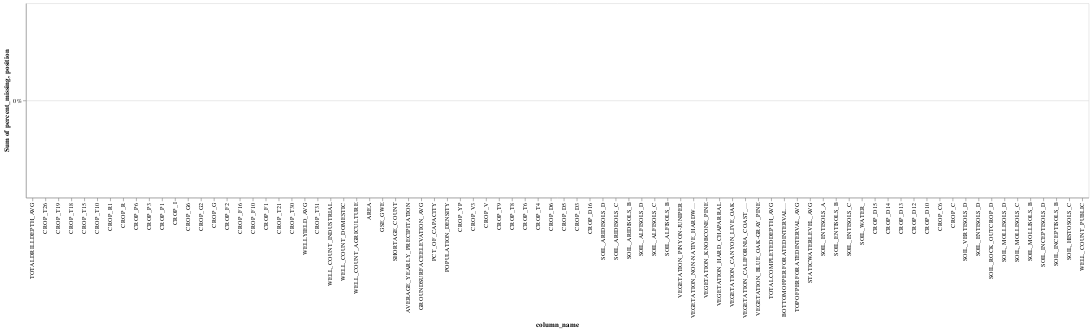

The notebook cell saved with this chart:
### Code cell
draw_missing_data_chart(X_impute_df)

### Figure 1 — Vega-Lite specification as saved in the notebook (floating-point values rounded to 4 significant figures)
{"config": {"view": {"continuousWidth": 400, "continuousHeight": 300}}, "layer": [{"mark": "bar", "encoding": {"color": {"value": "orange"}, "tooltip": [{"field": "column_name", "type": "nominal"}, {"field": "percent_missing", "type": "quantitative"}], "x": {"field": "column_name", "sort": ["TOTALDRILLDEPTH_AVG", "CROP_T26", "CROP_T19", "CROP_T18", "CROP_T15", "CROP_T10", "CROP_R1", "CROP_R", "CROP_P6", "CROP_P3", "CROP_P1", "CROP_I", "CROP_G6", "CROP_G2", "CROP_G", "CROP_F2", "CROP_F16", "CROP_F10", "CROP_F1", "CROP_T21", "CROP_T30", "WELLYIELD_AVG", "CROP_T31", "WELL_COUNT_INDUSTRIAL", "WELL_COUNT_DOMESTIC", "WELL_COUNT_AGRICULTURE", "AREA", "GSE_GWE", "SHORTAGE_COUNT", "AVERAGE_YEARLY_PRECIPITATION", "GROUNDSURFACEELEVATION_AVG", "PCT_OF_CAPACITY", "POPULATION_DENSITY", "CROP_YP", "CROP_V3", "CROP_V", "CROP_T9", "CROP_T8", "CROP_T6", "CROP_T4", "CROP_D6", "CROP_D5", "CROP_D3", "CROP_D16", "SOIL_ARIDISOLS_D", "SOIL_ARIDISOLS_C", "SOIL_ARIDISOLS_B", "SOIL_ALFISOLS_D", "SOIL_ALFISOLS_C", "SOIL_ALFISOLS_B", "VEGETATION_PINYON-JUNIPER", "VEGETATION_NON-NATIVE_HARDWOOD_FOREST", "VEGETATION_KNOBCONE_PINE", "VEGETATION_HARD_CHAPARRAL", "VEGETATION_CANYON_LIVE_OAK", "VEGETATION_CALIFORNIA_COAST_LIVE_OAK", "VEGETATION_BLUE_OAK-GRAY_PINE", "TOTALCOMPLETEDDEPTH_AVG", "BOTTOMOFPERFORATEDINTERVAL_AVG", "TOPOFPERFORATEDINTERVAL_AVG", "STATICWATERLEVEL_AVG", "SOIL_ENTISOLS_A", "SOIL_ENTISOLS_B", "SOIL_ENTISOLS_C", "SOIL_WATER_", "CROP_D15", "CROP_D14", "CROP_D13", "CROP_D12", "CROP_D10", "CROP_C6", "CROP_C", "SOIL_VERTISOLS_D", "SOIL_ENTISOLS_D", "SOIL_ROCK_OUTCROP_D", "SOIL_MOLLISOLS_D", "SOIL_MOLLISOLS_C", "SOIL_MOLLISOLS_B", "SOIL_INCEPTISOLS_D", "SOIL_INCEPTISOLS_B", "SOIL_HISTOSOLS_C", "WELL_COUNT_PUBLIC"], "type": "nominal"}, "y": {"aggregate": "sum", "axis": {"format": "%"}, "field": "percent_missing", "stack": "normalize", "type": "quantitative"}}}, {"mark": {"type": "text", "align": "center", "color": "black", "fontSize": 10}, "encoding": {"color": {"value": "orange"}, "text": {"field": "percent_missing", "format": ".0%", "type": "quantitative"}, "tooltip": [{"field": "column_name", "type": "nominal"}, {"field": "percent_missing", "type": "quantitative"}], "x": {"field": "column_name", "sort": ["TOTALDRILLDEPTH_AVG", "CROP_T26", "CROP_T19", "CROP_T18", "CROP_T15", "CROP_T10", "CROP_R1", "CROP_R", "CROP_P6", "CROP_P3", "CROP_P1", "CROP_I", "CROP_G6", "CROP_G2", "CROP_G", "CROP_F2", "CROP_F16", "CROP_F10", "CROP_F1", "CROP_T21", "CROP_T30", "WELLYIELD_AVG", "CROP_T31", "WELL_COUNT_INDUSTRIAL", "WELL_COUNT_DOMESTIC", "WELL_COUNT_AGRICULTURE", "AREA", "GSE_GWE", "SHORTAGE_COUNT", "AVERAGE_YEARLY_PRECIPITATION", "GROUNDSURFACEELEVATION_AVG", "PCT_OF_CAPACITY", "POPULATION_DENSITY", "CROP_YP", "CROP_V3", "CROP_V", "CROP_T9", "CROP_T8", "CROP_T6", "CROP_T4", "CROP_D6", "CROP_D5", "CROP_D3", "CROP_D16", "SOIL_ARIDISOLS_D", "SOIL_ARIDISOLS_C", "SOIL_ARIDISOLS_B", "SOIL_ALFISOLS_D", "SOIL_ALFISOLS_C", "SOIL_ALFISOLS_B", "VEGETATION_PINYON-JUNIPER", "VEGETATION_NON-NATIVE_HARDWOOD_FOREST", "VEGETATION_KNOBCONE_PINE", "VEGETATION_HARD_CHAPARRAL", "VEGETATION_CANYON_LIVE_OAK", "VEGETATION_CALIFORNIA_COAST_LIVE_OAK", "VEGETATION_BLUE_OAK-GRAY_PINE", "TOTALCOMPLETEDDEPTH_AVG", "BOTTOMOFPERFORATEDINTERVAL_AVG", "TOPOFPERFORATEDINTERVAL_AVG", "STATICWATERLEVEL_AVG", "SOIL_ENTISOLS_A", "SOIL_ENTISOLS_B", "SOIL_ENTISOLS_C", "SOIL_WATER_", "CROP_D15", "CROP_D14", "CROP_D13", "CROP_D12", "CROP_D10", "CROP_C6", "CROP_C", "SOIL_VERTISOLS_D", "SOIL_ENTISOLS_D", "SOIL_ROCK_OUTCROP_D", "SOIL_MOLLISOLS_D", "SOIL_MOLLISOLS_C", "SOIL_MOLLISOLS_B", "SOIL_INCEPTISOLS_D", "SOIL_INCEPTISOLS_B", "SOIL_HISTOSOLS_C", "WELL_COUNT_PUBLIC"], "type": "nominal"}, "y": {"field": "position", "type": "quantitative"}}, "transform": [{"calculate": "datum.percent_missing + 0.05 * datum.percent_missing / abs(datum.percent_missing)", "as": "position"}]}], "data": {"name": "data-c7f77559e6487429e720daa9cbb9b29d"}, "$schema": "https://vega.github.io/schema/vega-lite/v4.17.0.json", "datasets": {"data-c7f77559e6487429e720daa9cbb9b29d": [{"column_name": "TOTALDRILLDEPTH_AVG", "percent_missing": 0.0}, {"column_name": "CROP_T26", "percent_missing": 0.0}, {"column_name": "CROP_T19", "percent_missing": 0.0}, {"column_name": "CROP_T18", "percent_missing": 0.0}, {"column_name": "CROP_T15", "percent_missing": 0.0}, {"column_name": "CROP_T10", "percent_missing": 0.0}, {"column_name": "CROP_R1", "percent_missing": 0.0}, {"column_name": "CROP_R", "percent_missing": 0.0}, {"column_name": "CROP_P6", "percent_missing": 0.0}, {"column_name": "CROP_P3", "percent_missing": 0.0}, {"column_name": "CROP_P1", "percent_missing": 0.0}, {"column_name": "CROP_I", "percent_missing": 0.0}, {"column_name": "CROP_G6", "percent_missing": 0.0}, {"column_name": "CROP_G2", "percent_missing": 0.0}, {"column_name": "CROP_G", "percent_missing": 0.0}, {"column_name": "CROP_F2", "percent_missing": 0.0}, {"column_name": "CROP_F16", "percent_missing": 0.0}, {"column_name": "CROP_F10", "percent_missing": 0.0}, {"column_name": "CROP_F1", "percent_missing": 0.0}, {"column_name": "CROP_T21", "percent_missing": 0.0}, {"column_name": "CROP_T30", "percent_missing": 0.0}, {"column_name": "WELLYIELD_AVG", "percent_missing": 0.0}, {"column_name": "CROP_T31", "percent_missing": 0.0}, {"column_name": "WELL_COUNT_INDUSTRIAL", "percent_missing": 0.0}, {"column_name": "WELL_COUNT_DOMESTIC", "percent_missing": 0.0}, {"column_name": "WELL_COUNT_AGRICULTURE", "percent_missing": 0.0}, {"column_name": "AREA", "percent_missing": 0.0}, {"column_name": "GSE_GWE", "percent_missing": 0.0}, {"column_name": "SHORTAGE_COUNT", "percent_missing": 0.0}, {"column_name": "AVERAGE_YEARLY_PRECIPITATION", "percent_missing": 0.0}, {"column_name": "GROUNDSURFACEELEVATION_AVG", "percent_missing": 0.0}, {"column_name": "PCT_OF_CAPACITY", "percent_missing": 0.0}, {"column_name": "POPULATION_DENSITY", "percent_missing": 0.0}, {"column_name": "CROP_YP", "percent_missing": 0.0}, {"column_name": "CROP_V3", "percent_missing": 0.0}, {"column_name": "CROP_V", "percent_missing": 0.0}, {"column_name": "CROP_T9", "percent_missing": 0.0}, {"column_name": "CROP_T8", "percent_missing": 0.0}, {"column_name": "CROP_T6", "percent_missing": 0.0}, {"column_name": "CROP_T4", "percent_missing": 0.0}, {"column_name": "CROP_D6", "percent_missing": 0.0}, {"column_name": "CROP_D5", "percent_missing": 0.0}, {"column_name": "CROP_D3", "percent_missing": 0.0}, {"column_name": "CROP_D16", "percent_missing": 0.0}, {"column_name": "SOIL_ARIDISOLS_D", "percent_missing": 0.0}, {"column_name": "SOIL_ARIDISOLS_C", "percent_missing": 0.0}, {"column_name": "SOIL_ARIDISOLS_B", "percent_missing": 0.0}, {"column_name": "SOIL_ALFISOLS_D", "percent_missing": 0.0}, {"column_name": "SOIL_ALFISOLS_C", "percent_missing": 0.0}, {"column_name": "SOIL_ALFISOLS_B", "percent_missing": 0.0}, {"column_name": "VEGETATION_PINYON-JUNIPER", "percent_missing": 0.0}, {"column_name": "VEGETATION_NON-NATIVE_HARDWOOD_FOREST", "percent_missing": 0.0}, {"column_name": "VEGETATION_KNOBCONE_PINE", "percent_missing": 0.0}, {"column_name": "VEGETATION_HARD_CHAPARRAL", "percent_missing": 0.0}, {"column_name": "VEGETATION_CANYON_LIVE_OAK", "percent_missing": 0.0}, {"column_name": "VEGETATION_CALIFORNIA_COAST_LIVE_OAK", "percent_missing": 0.0}, {"column_name": "VEGETATION_BLUE_OAK-GRAY_PINE", "percent_missing": 0.0}, {"column_name": "TOTALCOMPLETEDDEPTH_AVG", "percent_missing": 0.0}, {"column_name": "BOTTOMOFPERFORATEDINTERVAL_AVG", "percent_missing": 0.0}, {"column_name": "TOPOFPERFORATEDINTERVAL_AVG", "percent_missing": 0.0}, {"column_name": "STATICWATERLEVEL_AVG", "percent_missing": 0.0}, {"column_name": "SOIL_ENTISOLS_A", "percent_missing": 0.0}, {"column_name": "SOIL_ENTISOLS_B", "percent_missing": 0.0}, {"column_name": "SOIL_ENTISOLS_C", "percent_missing": 0.0}, {"column_name": "SOIL_WATER_", "percent_missing": 0.0}, {"column_name": "CROP_D15", "percent_missing": 0.0}, {"column_name": "CROP_D14", "percent_missing": 0.0}, {"column_name": "CROP_D13", "percent_missing": 0.0}, {"column_name": "CROP_D12", "percent_missing": 0.0}, {"column_name": "CROP_D10", "percent_missing": 0.0}, {"column_name": "CROP_C6", "percent_missing": 0.0}, {"column_name": "CROP_C", "percent_missing": 0.0}, {"column_name": "SOIL_VERTISOLS_D", "percent_missing": 0.0}, {"column_name": "SOIL_ENTISOLS_D", "percent_missing": 0.0}, {"column_name": "SOIL_ROCK_OUTCROP_D", "percent_missing": 0.0}, {"column_name": "SOIL_MOLLISOLS_D", "percent_missing": 0.0}, {"column_name": "SOIL_MOLLISOLS_C", "percent_missing": 0.0}, {"column_name": "SOIL_MOLLISOLS_B", "percent_missing": 0.0}, {"column_name": "SOIL_INCEPTISOLS_D", "percent_missing": 0.0}, {"column_name": "SOIL_INCEPTISOLS_B", "percent_missing": 0.0}, {"column_name": "SOIL_HISTOSOLS_C", "percent_missing": 0.0}, {"column_name": "WELL_COUNT_PUBLIC", "percent_missing": 0.0}]}}
